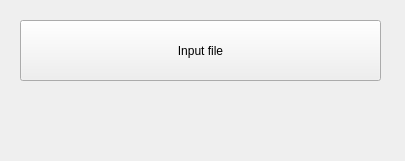
<?xml version="1.0" encoding="UTF-8"?>
<ui version="4.0">
 <class>Dialog</class>
 <widget class="QDialog" name="Dialog">
  <property name="geometry">
   <rect>
    <x>0</x>
    <y>0</y>
    <width>405</width>
    <height>161</height>
   </rect>
  </property>
  <property name="windowTitle">
   <string>EasyFFT</string>
  </property>
  <widget class="QToolButton" name="toolButton">
   <property name="geometry">
    <rect>
     <x>20</x>
     <y>20</y>
     <width>361</width>
     <height>61</height>
    </rect>
   </property>
   <property name="text">
    <string>Input file</string>
   </property>
  </widget>
  <widget class="QLabel" name="label">
   <property name="geometry">
    <rect>
     <x>20</x>
     <y>90</y>
     <width>371</width>
     <height>41</height>
    </rect>
   </property>
   <property name="lineWidth">
    <number>2</number>
   </property>
   <property name="text">
    <string/>
   </property>
   <property name="textFormat">
    <enum>Qt::PlainText</enum>
   </property>
   <property name="wordWrap">
    <bool>true</bool>
   </property>
  </widget>
 </widget>
 <layoutdefault spacing="6" margin="11"/>
 <resources/>
 <connections/>
</ui>
